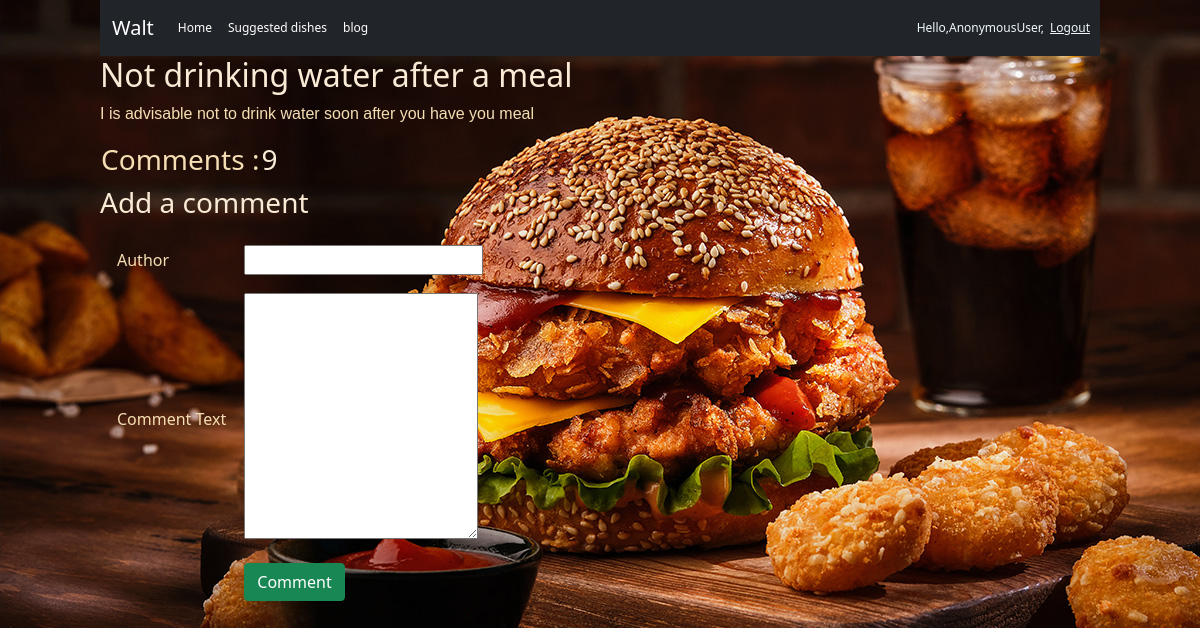
The app's page /1/chat_post_detail with its own data.
### product_order/models.py (models this page shows, shortened)
class chat_post(models.Model):
    advice = models.CharField(max_length=200)
    advice_text = models.TextField()
    published_on = models.DateField("date added")

### product_order/views.py (the view, shortened to what this page needs)
# urls.py: path('<int:pk>/chat_post_detail',views.chat_post_detail,name='chat_post_detail'),
def chat_post_detail(request,pk):
    chat_posts = get_object_or_404(chat_post,pk=pk)
    comments = chat_posts.comments.all()
    return render(request,'chat_post_detail.html',{'chat_posts':chat_posts,'comments':comments,'comments_form':comments_form})

### product_order/templates/chat_post_detail.html (shortened to what this page needs)
{% extends 'base.html' %}
{% load static %}
{% block content %}
<body style="background-image: url(../../media/burger.jpg); color: antiquewhite;background-color: rgba(128, 128, 128, 0.47) ;background-attachment: fixed;">
    <h2>{{chat_posts.advice}}</h2>
    <p style="color: wheat;">{{chat_posts.advice_text}}</p>
    {% if comments %}
    <table>
        <tr>
            <td>
               <a href="#" onclick="hidetext()" style="color: wheat;text-decoration: none;"><h3>Comments :</h3></a>
            </td>
            <td>
                <h3>{{comments.count}}</h3>
            </td>
        </tr>
    </table>
    {% endif %}
    <h3>
        Add a comment
    </h3>
    <form method="post" action="">
        <table style="color: wheat; border-collapse: separate;border-spacing: 1em;">
            <tr>
                <td>
                    <label for="author">Author</label>
                </td>
                <td>
                    <input type="text" name="author">
                </td>
            </tr>
            <tr>
                <td><label for="comment_text">Comment Text</label></td>
                <td><textarea name="comment_text" id="" cols="23" rows="10"></textarea></td>
            </tr>
            <tr>
                <td> </td>
                <td> <button type="submit" class="btn btn-success">Comment</button></td>
            </tr>
        </table>
    </form>
</body>
{% endblock %}

### static/styles.css (style rules this page uses)
p { color: aliceblue; font-family: 'Gill Sans', 'Gill Sans MT', Calibri, 'Trebuchet MS', sans-serif; }

### records on screen
chat_post: advice "Not drinking water after a meal", advice_text "I is advisable not to drink water soon after you have you meal"

### other values on screen
{{ request.user }} "AnonymousUser"
{{ comments.count }} "9"
